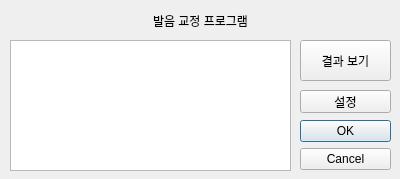
<?xml version="1.0" encoding="UTF-8"?>
<ui version="4.0">
 <class>Dialog</class>
 <widget class="QDialog" name="Dialog">
  <property name="geometry">
   <rect>
    <x>0</x>
    <y>0</y>
    <width>400</width>
    <height>179</height>
   </rect>
  </property>
  <property name="windowTitle">
   <string>Dialog</string>
  </property>
  <widget class="QDialogButtonBox" name="buttonBox">
   <property name="geometry">
    <rect>
     <x>300</x>
     <y>120</y>
     <width>91</width>
     <height>61</height>
    </rect>
   </property>
   <property name="orientation">
    <enum>Qt::Vertical</enum>
   </property>
   <property name="standardButtons">
    <set>QDialogButtonBox::Cancel|QDialogButtonBox::Ok</set>
   </property>
  </widget>
  <widget class="QTextEdit" name="textEdit">
   <property name="geometry">
    <rect>
     <x>10</x>
     <y>40</y>
     <width>281</width>
     <height>131</height>
    </rect>
   </property>
  </widget>
  <widget class="QLabel" name="label">
   <property name="geometry">
    <rect>
     <x>120</x>
     <y>10</y>
     <width>161</width>
     <height>21</height>
    </rect>
   </property>
   <property name="layoutDirection">
    <enum>Qt::LeftToRight</enum>
   </property>
   <property name="text">
    <string>발음 교정 프로그램</string>
   </property>
   <property name="alignment">
    <set>Qt::AlignCenter</set>
   </property>
  </widget>
  <widget class="QPushButton" name="pushButton">
   <property name="geometry">
    <rect>
     <x>300</x>
     <y>40</y>
     <width>91</width>
     <height>41</height>
    </rect>
   </property>
   <property name="text">
    <string>결과 보기</string>
   </property>
  </widget>
  <widget class="QPushButton" name="pushButton_2">
   <property name="geometry">
    <rect>
     <x>300</x>
     <y>90</y>
     <width>91</width>
     <height>23</height>
    </rect>
   </property>
   <property name="text">
    <string>설정</string>
   </property>
  </widget>
 </widget>
 <resources/>
 <connections>
  <connection>
   <sender>buttonBox</sender>
   <signal>rejected()</signal>
   <receiver>Dialog</receiver>
   <slot>reject()</slot>
   <hints>
    <hint type="sourcelabel">
     <x>316</x>
     <y>260</y>
    </hint>
    <hint type="destinationlabel">
     <x>286</x>
     <y>274</y>
    </hint>
   </hints>
  </connection>
  <connection>
   <sender>buttonBox</sender>
   <signal>accepted()</signal>
   <receiver>Dialog</receiver>
   <slot>accept()</slot>
   <hints>
    <hint type="sourcelabel">
     <x>248</x>
     <y>254</y>
    </hint>
    <hint type="destinationlabel">
     <x>157</x>
     <y>274</y>
    </hint>
   </hints>
  </connection>
 </connections>
</ui>
